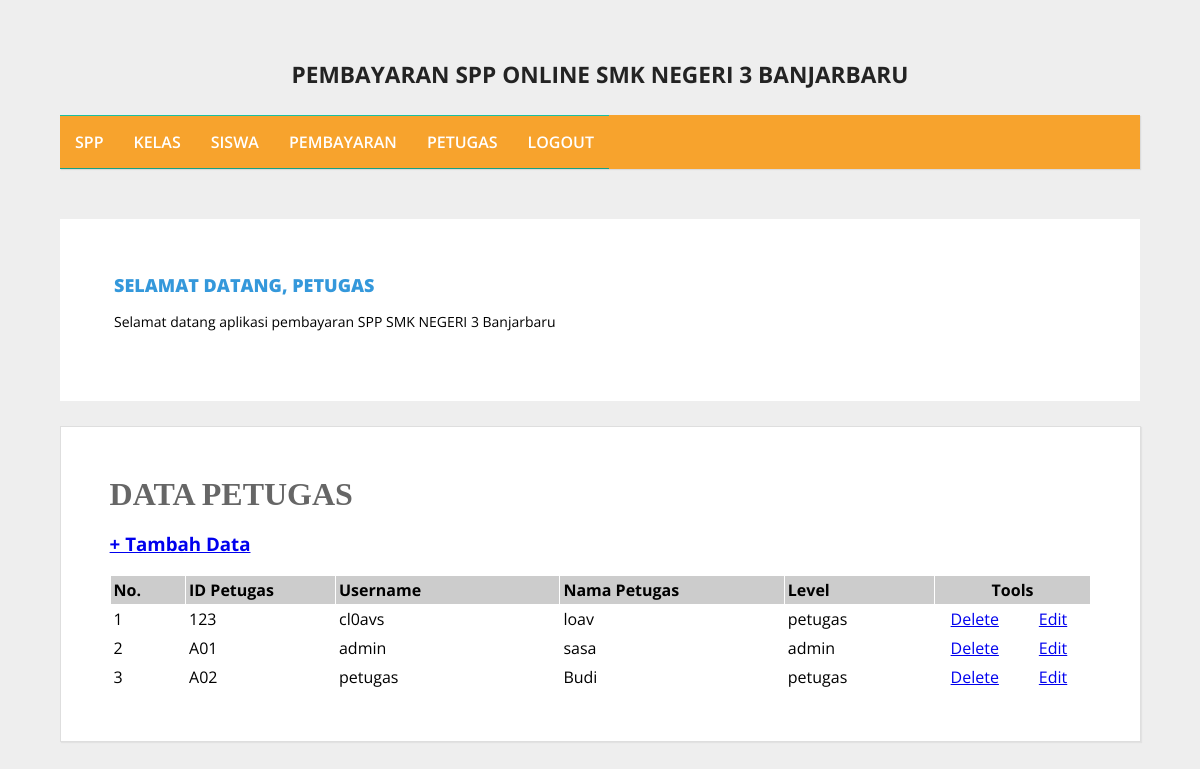
Page /admin/halaman_admin.php?open=data_petugas (signed in) on the earlier database version.
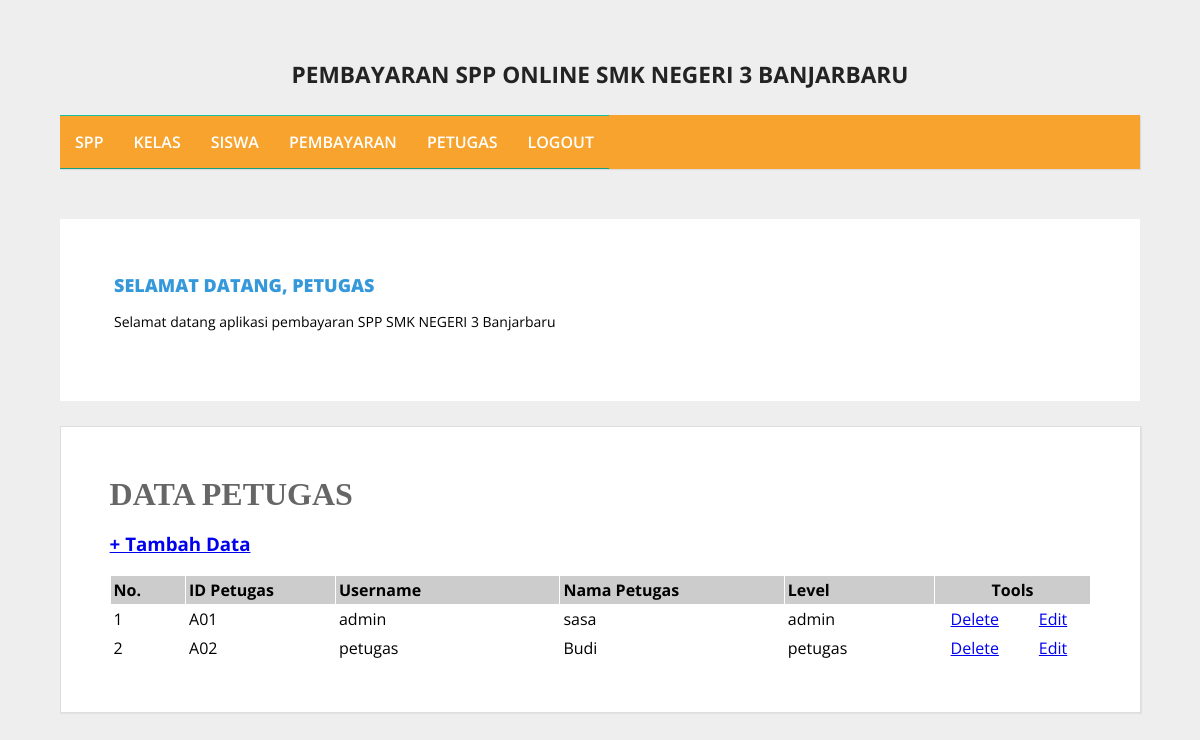
Same page on the later database version.
### tables this page shows
CREATE TABLE `petugas` (
  `id_petugas` varchar(5) NOT NULL,
  `username` varchar(25) NOT NULL,
  `password` varchar(300) NOT NULL,
  `nama_petugas` varchar(35) NOT NULL,
  `level` enum('admin','petugas','','') NOT NULL
);

### admin/data_petugas.php (the view)
<?php
include_once "../src/koneksi.php";
?>
<h1><b>DATA PETUGAS</b></h1>
<h3><a href="?open=tambah_petugas">+ Tambah Data</a></h3>
<table cellspacing="1" cellpadding="3">
<tr>
    <td width="5%" bgcolor="#CCCCCC"><b>No.</b></td>
    <td width="10%" bgcolor="#CCCCCC"><b>ID Petugas</b></td>
    <td width="15%" bgcolor="#CCCCCC"><b>Username</b></td>
    <td width="15%" bgcolor="#CCCCCC"><b>Nama Petugas</b></td>
    <td width="10%" bgcolor="#CCCCCC"><b>Level</b></td>
    <td colspan="2" align="center" bgcolor="#CCCCCC"><b>Tools</b></td>
</tr>
<?php
$sql = mysqli_query($koneksi, "SELECT * FROM petugas order by id_petugas ASC");
$nomor = 0;
while ($data = mysqli_fetch_array($sql)) {
    $nomor++;
?>
<tr>
    <td><?php echo $nomor; ?></td>
    <td><?php echo $data['id_petugas']; ?></td>
    <td><?php echo $data['username']; ?></td>
    <td><?php echo $data['nama_petugas']; ?></td>
    <td><?php echo $data['level']; ?></td>
    <td width="5%" align="center">
        <a href="?open=hapus_petugas&id_petugas=<?php echo $data['id_petugas']; ?>"
           target="_self"
           onclick="return confirm('YAKIN INGIN MENGHAPUS DATA PETUGAS INI ?')">Delete</a>
    </td>
    <td width="5%" align="center">
        <a href="?open=edit_petugas&id_petugas=<?php echo $data['id_petugas']; ?>" target="_self">Edit</a>
    </td>
</tr>
<?php } ?>
</table>

Differences in the rows shown:
removed petugas: id_petugas "123", username "cl0avs", nama_petugas "loav", level "petugas"
